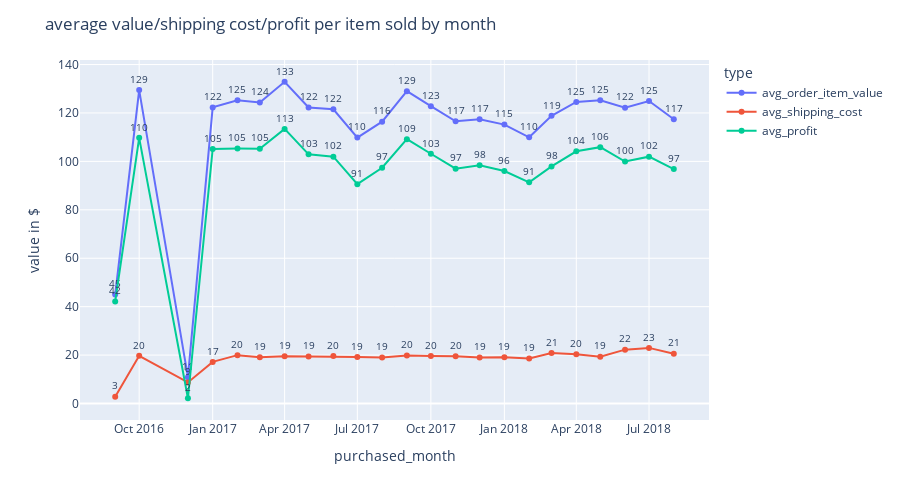

Notebook source saved alongside this figure:
### Markdown cell above
#### Average order item value (AOIV) by month

### Code cell
aov = order.merge(order_prod, on = 'order_id')
aov = aov[aov.order_status == 'delivered']
aov = aov.merge(prod, on = 'product_id')

per = pd.DatetimeIndex(aov.purchased_at).to_period("M") 

aov['purchased_month'] = per
aov['profit'] = aov['price'] - aov['shipping']

aov = aov.groupby(['purchased_month'])['price','shipping','profit'].mean().reset_index()

aov['purchased_month'] = aov['purchased_month'].astype('str')
#aov = aov.groupby(by='order_id')['price','shipping'].sum().reset_index()
aov.columns = ['purchased_month', 'avg_order_item_value', 'avg_shipping_cost', 'avg_profit']

aov = pd.melt(aov, id_vars=["purchased_month"], value_vars=["avg_order_item_value", "avg_shipping_cost", "avg_profit"])

aov.columns = ['purchased_month', 'type', 'value in $']


#aov.set_index('purchased_month').plot()
fig = px.line(aov, 
        x = 'purchased_month', 
        y = 'value in $', 
        color = 'type', 
        text = round(aov['value in $'],0) )

fig.update_traces(textfont_size=10, textposition='top center')

fig.update_layout(
    height=500,
    title_text='average value/shipping cost/profit per item sold by month'
)

### Figure 1 — Plotly figure (JSON) as saved in the notebook; plotly's stock layout.template omitted (floating-point values rounded to 4 significant figures)
{"data": [{"hovertemplate": "type=avg_order_item_value<br>purchased_month=%{x}<br>value in $=%{y}<br>text=%{text}<extra></extra>", "legendgroup": "avg_order_item_value", "line": {"color": "#636efa", "dash": "solid"}, "marker": {"symbol": "circle"}, "mode": "text+markers+lines", "name": "avg_order_item_value", "orientation": "v", "showlegend": true, "text": [45, 129, 11, 122, 125, 124, 133, 122, 122, 110, 116, 129, 123, 117, 117, 115, 110, 119, 125, 125, 122, 125, 117], "textfont": {"size": 10}, "textposition": "top center", "type": "scatter", "x": ["2016-09", "2016-10", "2016-12", "2017-01", "2017-02", "2017-03", "2017-04", "2017-05", "2017-06", "2017-07", "2017-08", "2017-09", "2017-10", "2017-11", "2017-12", "2018-01", "2018-02", "2018-03", "2018-04", "2018-05", "2018-06", "2018-07", "2018-08"], "xaxis": "x", "y": [44.99, 129.5, 10.9, 122.3, 125.3, 124.3, 132.9, 122.3, 121.5, 109.8, 116.4, 129.0, 122.8, 116.5, 117.4, 115.2, 109.9, 118.8, 124.5, 125.2, 122.2, 124.9, 117.4], "yaxis": "y"}, {"hovertemplate": "type=avg_shipping_cost<br>purchased_month=%{x}<br>value in $=%{y}<br>text=%{text}<extra></extra>", "legendgroup": "avg_shipping_cost", "line": {"color": "#EF553B", "dash": "solid"}, "marker": {"symbol": "circle"}, "mode": "text+markers+lines", "name": "avg_shipping_cost", "orientation": "v", "showlegend": true, "text": [3, 20, 9, 17, 20, 19, 19, 19, 20, 19, 19, 20, 20, 20, 19, 19, 19, 21, 20, 19, 22, 23, 21], "textfont": {"size": 10}, "textposition": "top center", "type": "scatter", "x": ["2016-09", "2016-10", "2016-12", "2017-01", "2017-02", "2017-03", "2017-04", "2017-05", "2017-06", "2017-07", "2017-08", "2017-09", "2017-10", "2017-11", "2017-12", "2018-01", "2018-02", "2018-03", "2018-04", "2018-05", "2018-06", "2018-07", "2018-08"], "xaxis": "x", "y": [2.83, 19.73, 8.72, 17.19, 19.97, 19.08, 19.48, 19.38, 19.59, 19.23, 19.04, 19.81, 19.65, 19.57, 19.04, 19.16, 18.61, 20.9, 20.38, 19.35, 22.25, 22.98, 20.59], "yaxis": "y"}, {"hovertemplate": "type=avg_profit<br>purchased_month=%{x}<br>value in $=%{y}<br>text=%{text}<extra></extra>", "legendgroup": "avg_profit", "line": {"color": "#00cc96", "dash": "solid"}, "marker": {"symbol": "circle"}, "mode": "text+markers+lines", "name": "avg_profit", "orientation": "v", "showlegend": true, "text": [42, 110, 2, 105, 105, 105, 113, 103, 102, 91, 97, 109, 103, 97, 98, 96, 91, 98, 104, 106, 100, 102, 97], "textfont": {"size": 10}, "textposition": "top center", "type": "scatter", "x": ["2016-09", "2016-10", "2016-12", "2017-01", "2017-02", "2017-03", "2017-04", "2017-05", "2017-06", "2017-07", "2017-08", "2017-09", "2017-10", "2017-11", "2017-12", "2018-01", "2018-02", "2018-03", "2018-04", "2018-05", "2018-06", "2018-07", "2018-08"], "xaxis": "x", "y": [42.16, 109.7, 2.18, 105.1, 105.3, 105.3, 113.4, 102.9, 101.9, 90.6, 97.38, 109.2, 103.1, 96.98, 98.41, 96.04, 91.34, 97.92, 104.2, 105.9, 99.93, 101.9, 96.83], "yaxis": "y"}], "layout": {"height": 500, "legend": {"title": {"text": "type"}, "tracegroupgap": 0}, "margin": {"t": 60}, "title": {"text": "average value/shipping cost/profit per item sold by month"}, "xaxis": {"anchor": "y", "domain": [0, 1], "title": {"text": "purchased_month"}}, "yaxis": {"anchor": "x", "domain": [0, 1], "title": {"text": "value in $"}}}}
